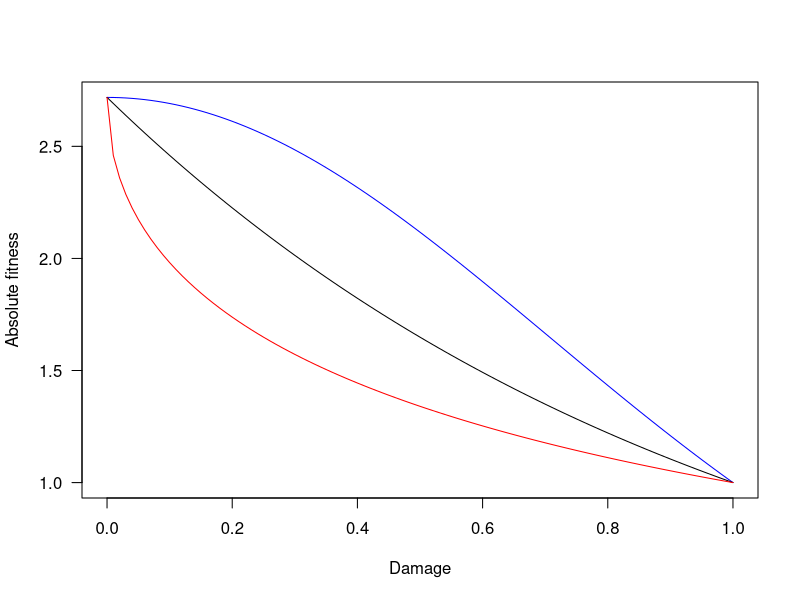
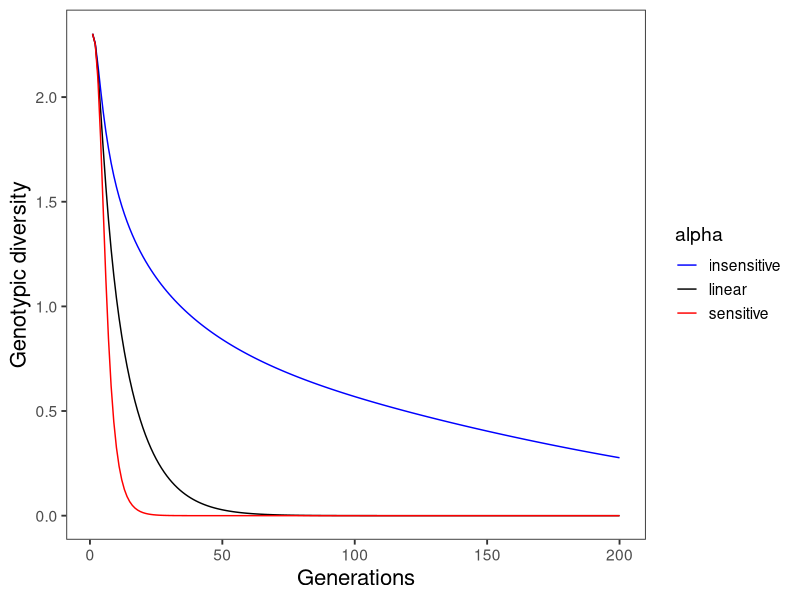

Recreate these plots in R, in order.
# Fitness function curvature & genotypic diversity
# May 2024

# The parameter alpha controls curvature

# Load packages
library(vegan)
library(ggplot2)


# Fitness function:
  # d = damage, alpha = curvature, beta = -1 makes fitness decline
f = function(d, alpha, beta=-1) {
  exp(beta * d ^ (1 / alpha) + 1)
}

# alphas: 3 values for simulations
alphas = c(0.5, 1, 2)


# plot fitness functions
curve(f(x, alpha=alphas[1]), xlab='Damage', ylab='Absolute fitness',
      col='blue', las=1)
curve(f(x, alpha=alphas[2]), add=TRUE,
      col='black')
curve(f(x, alpha=alphas[3]), add=TRUE,
      col='red')


# Resistance values for each genotype
R = seq(0, 1, length=10)


# Damage values for each genotype
D = 1 - R


# Initial frequencies
fr_0 = rep(0.1, length=10)


# Number generations
g = 200


# diversities
s_mat = matrix(-1, nrow=g, ncol=length(alphas))


# Loop over the 3 alpha values
for(shape in 1:3) {

  # alpha
  alpha = alphas[shape]

  # Frequency time series
  fr = matrix(-1, nrow=g, ncol=10)
  fr[1, ] = fr_0

  # Shannon diversity time series
  s = vector(mode='numeric')
  s[1] = diversity(fr[1, ], index = 'shannon')

  # Fitnesses of each genotype
  w_i = f(D, alpha=alpha)


  # Simulation
  for(i in 2:g) {

    # Use discrete time replicator equation to calc frequencies in next gen
    fr[i, ] = (fr[i-1, ] * w_i) / sum(fr[i-1, ] * w_i)

    # Calculate diversity
    s[i] = diversity(fr[i, ], index = 'shannon')
  }

  s_mat[, shape] = s


}


# Make data frame for plotting
dplot = data.frame(time = rep(1:g, length(alphas)),
    alpha = rep(c('insensitive', 'linear', 'sensitive'), each = g),
    diversity=c(s_mat[, 1], s_mat[, 2], s_mat[, 3])
)


# Plot
ggplot(data=dplot, aes(x=time, y=diversity, color=alpha)) +
  geom_line() +
  scale_color_manual(values = c('blue', 'black', 'red')) +
  xlab('Generations') +
  ylab('Genotypic diversity') +
  theme_bw(base_size = 14) +
  theme(
    axis.title = element_text(size = 16),
    panel.grid = element_blank()
  )

